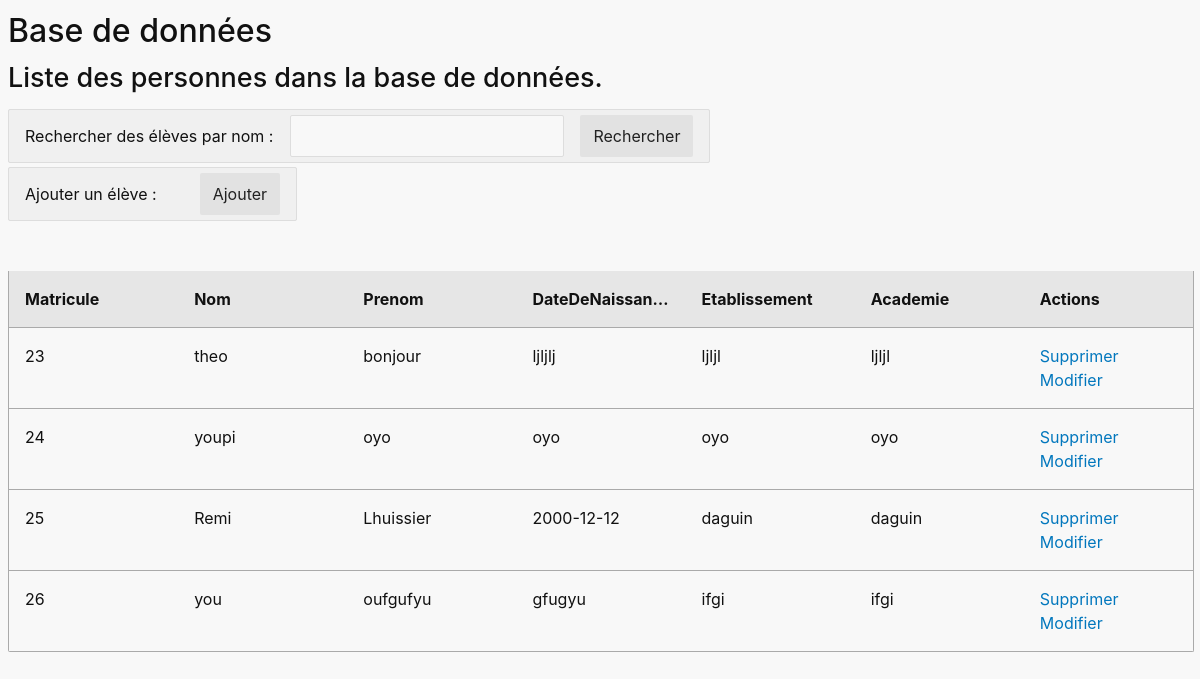
Page /edit on the committed database.
### tables this page shows
CREATE TABLE "Projet"
(
    Matricule       INTEGER
        primary key autoincrement,
    Nom             TEXT,
    Prenom          TEXT,
    DateDeNaissance TEXT,
    Etablissement   TEXT,
    Academie        TEXT
);

### Projet_NSI - Copie.py (the view)
@app.route("/edit")
def afficher():
    personnes = classbdd.recuperer_personnes()
    return render_template(
        "Lire_SQL_bdd02.html",
        personnes=personnes
    )

### bdd_py.py (called while the page is built)
    def recuperer_personnes(self):
        connexion = sqlite3.connect(self.chemin_bdd)
        curseur = connexion.cursor()
        requete_sql = """SELECT * FROM projet;"""
        resultat = curseur.execute(requete_sql)
        personnes = resultat.fetchall()
        connexion.close()
        return personnes

### templates/Lire_SQL_bdd02.html (shortened to what this page needs)
<!DOCTYPE html>
<html lang="en">
<head>
	<link rel="stylesheet" href="{{ url_for('static', filename='css/mini.css') }}" />
</head>
<body>
    <h1>Base de données</h1>
    <h2>Liste des personnes dans la base de données.</h2>
	<form action="/recherche" method="POST">
        <label>Rechercher des élèves par nom : </label>
        <input type="text" name="nom" value="" />
        <input type="submit" value="Rechercher" />
    </form>
    <div>
		<form action="/afficher-formulaire">
			<label>Ajouter un élève :&nbsp;&nbsp;&nbsp;&nbsp;&nbsp </label>
			<input type="submit" value="Ajouter" />
		</form>
	</div>
	<br> </br>
    <table>
        <tr>
            <th>Matricule</th>
            <th>Nom</th>
            <th>Prenom</th>
            <th>DateDeNaissance</th>
            <th>Etablissement</th>
            <th>Academie</th>
            <th>Actions</th>
        </tr>
        {% for colonne in personnes %}
            <tr>
            <td>{{colonne[0]}}</td>
            <td>{{colonne[1]}}</td>
            <td>{{colonne[2]}}</td>
            <td>{{colonne[3]}}</td>
            <td>{{colonne[4]}}</td>
            <td>{{colonne[5]}}</td>
            <td><a href="/delete-student/{{ colonne[0] }}">Supprimer</a> <a href="/modifier-formulaire/{{ colonne[0] }}">Modifier</a></td>
            </tr>
        {% endfor %}
    </table>
</body>
</html>

### rows in the picture
Projet: Matricule "23", Nom "theo", Prenom "bonjour", DateDeNaissance "ljljlj", Etablissement "ljljl", Academie "ljljl"
Projet: Matricule "24", Nom "youpi", Prenom "oyo", DateDeNaissance "oyo", Etablissement "oyo", Academie "oyo"
Projet: Matricule "25", Nom "Remi", Prenom "Lhuissier", DateDeNaissance "2000-12-12", Etablissement "daguin", Academie "daguin"
Projet: Matricule "26", Nom "you", Prenom "oufgufyu", DateDeNaissance "gfugyu", Etablissement "ifgi", Academie "ifgi"
